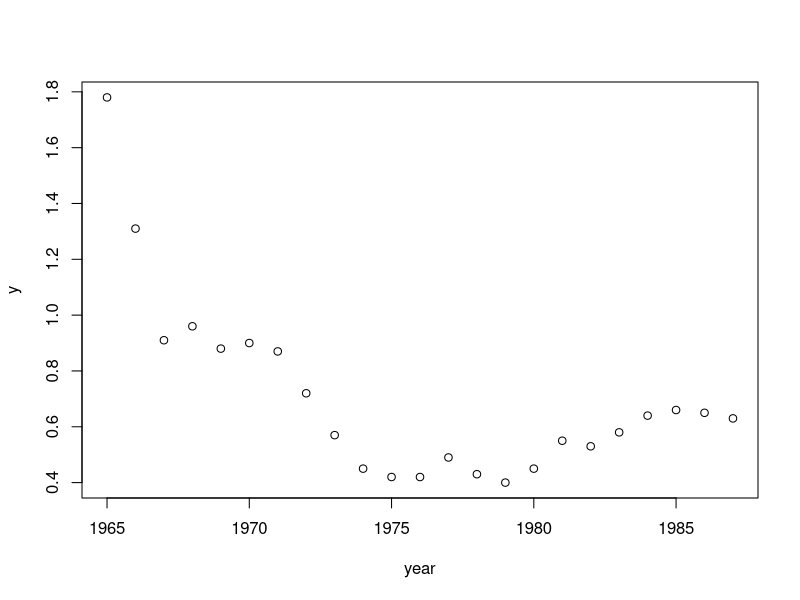

Reproduce this figure in R.
rm(list=ls())

#
#FUNCTIONS
#

BNext = function(BNow, r, K, CNow){
	#BNow + r*BNow*(1-log(BNow/K)) - CNow
	one = BNow 
	two1 = r*BNow
	two2 = 1-exp(log(BNow)-log(K))
	thr = -CNow
	#
	out = one + two1*two2 + thr
	return(out)
}

#
ll = function(par, x){
	#parameters
	r = par[1]
	K = par[2]
	s = par[3]
	#B0= par[5]
	#
	B0 = K
	C0 = 0
	#
	Bs = matrix(NaN, nrow=Y, ncol=1)
	Bs[1] = BNext(B0, r, K, C0)
	for(t in 1:Y){ Bs[t+1]=BNext(Bs[t], r, K, C[t]) }
	#Is = q*Bs
	logIs = log(Bs)
	#out = -sum(dnorm(log(y), mean=log(Is), sd=s, log=T))
	out = -sum(dnorm(log(x), mean=logIs, sd=s, log=T))
	#print(c(q, r, K, s, B0))
	#print(logIs)
	#print('')
	#
	return(out)
}

#
#MAIN
#

#data
year = 1965:1987; Y = length(year)
y = c(1.78, 1.31, 0.91, 0.96, 0.88, 0.90, 0.87, 0.72, 0.57, 0.45, 0.42, 0.42, 0.49, 0.43, 0.40, 0.45, 0.55, 0.53, 0.58, 0.64, 0.66, 0.65, 0.63)
C = c(94, 212, 195, 383, 320, 402, 366, 606, 378, 319, 309, 389, 277, 254, 170, 97, 91, 177, 216, 229, 211, 231, 223)
#optimization
s0 = 0.1
q0 = 0.001
r0 = 0.1
K0 = 10000
B0 = 10000
par    = c(r0, K0, s0)#, B0)
parLow = c(.Machine$double.eps, .Machine$double.eps, .Machine$double.eps)#, 10^-20)
parHi  = c(1e0, 1e5, 1e0)#, 10000)
optimOut = optim(par, ll, x=y,	
	method  = "L-BFGS-B",
	lower   = parLow,
	upper   = parHi,
	control = list(
		maxit=1e9,
		#parscale=c(0.001, 0.1, 1000, 0.1),
		ndeps=c(.Machine$double.eps, .Machine$double.eps, .Machine$double.eps),#, 0.1),
		pgtol=.Machine$double.eps,
		factr=.Machine$double.eps
	)
)
#output
sHat  = optimOut$par[3]	#0.12    #
#qHat  = optimOut$par[1]	#0.00045 #
rHat  = optimOut$par[1]	#0.39    #
KHat  = optimOut$par[2]	#2709    #
B0Hat = KHat    	#optimOut$par[5]
#
writeLines(sprintf('rHat: %f', rHat))
writeLines(sprintf('KHat: %f', KHat))
#writeLines(sprintf('qHat: %f', qHat))
writeLines(sprintf('sHat: %f', sHat))
writeLines(sprintf('B0Hat: %f', B0Hat))
#
IHat = matrix(NaN, nrow=1, ncol=Y); colnames(IHat) = year
BHat = matrix(NaN, nrow=1, ncol=Y); colnames(BHat) = year
BHat[1] = BNext(B0Hat, rHat, KHat, 0)
for(t in 1:(Y-1)){
        BHat[t+1] = BNext(BHat[t], rHat, KHat, C[t])
}
IHat = BHat
#
plot(year, y)
lines(year, IHat)

